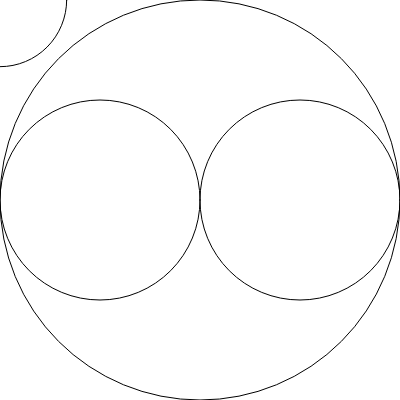
Frame 1 (no input)
Frame 60 (no input): identical to frame 1, image omitted
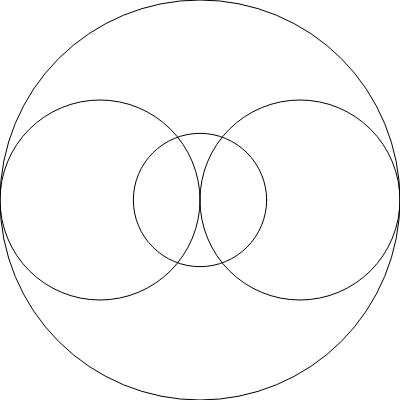
Frame 120 (the mouse pressed at the canvas centre since frame 60)

The p5.js sketch that drew these frames (run headless with seeded random() and noise() and a simulated clock; from frame 60 on, the mouse is pressed at the canvas centre):

// p5.js sketch
// ── sketch.js

let c1, c2, c3

function setup() {
  createCanvas(400, 400);

   c1 = new Circle(-1/200, 200, 200);
   c2 = new Circle(1/100, 100, 200);
   c3 = new Circle(1/100, 300, 200);
  

}

function draw(){
  background(255);

  c1.show();
  c2.show();
  c3.show();

  let k4 = descartes(c1, c2, c3)
  let r4 = abs(1/k4[0])
  circle(mouseX,mouseY, r4*2);
}

function descartes(c1, c2, c3){
  let k1 = c1.bend;
  let k2 = c2.bend;
  let k3 = c3.bend;

  let sum = k1 + k2 + k3;
  let root = 2*sqrt(k1 * k2 + k2 * k3 + k1 * k3);

  return [sum + root, sum - root ]
}


// ── circle.js


class Circle{
    constructor(bend, x,y){
        this.center = new Complex(x, y);
        this.bend = bend;
        this.radius = abs(1 / this.bend);
    }

    show(){
        stroke(0);
        noFill();
        circle(this.center.a, this.center.b, this.radius*2);
    }
}
// ── complex.js

class Complex{
    constructor(a, b){
        this.a = a;
        this.b = b;
    }

    add(other){
        return new Complex(this.a + other.a, this.b + other.b);
    }
    sub(other){
        return new Complex(this.a - other.a, this.b - other.b);
    }
    scale(value){
        return new Complex(this.a * value, this.b * value);
    }

    mult(other){
        let a = this.a * other.a - this.b * other.b;
        let b = this.a * other.b + other.a * this.b;
        return new Complex(a, b);
    }

    sqrt(){
        let m = sqrt(a*a + b*b);
        let angle = atan2(b, a);
        m= sqrt(m);
        angle = angle/2;
        return new Complex(m * cos(angle), m * sin(angle));
    }
}
